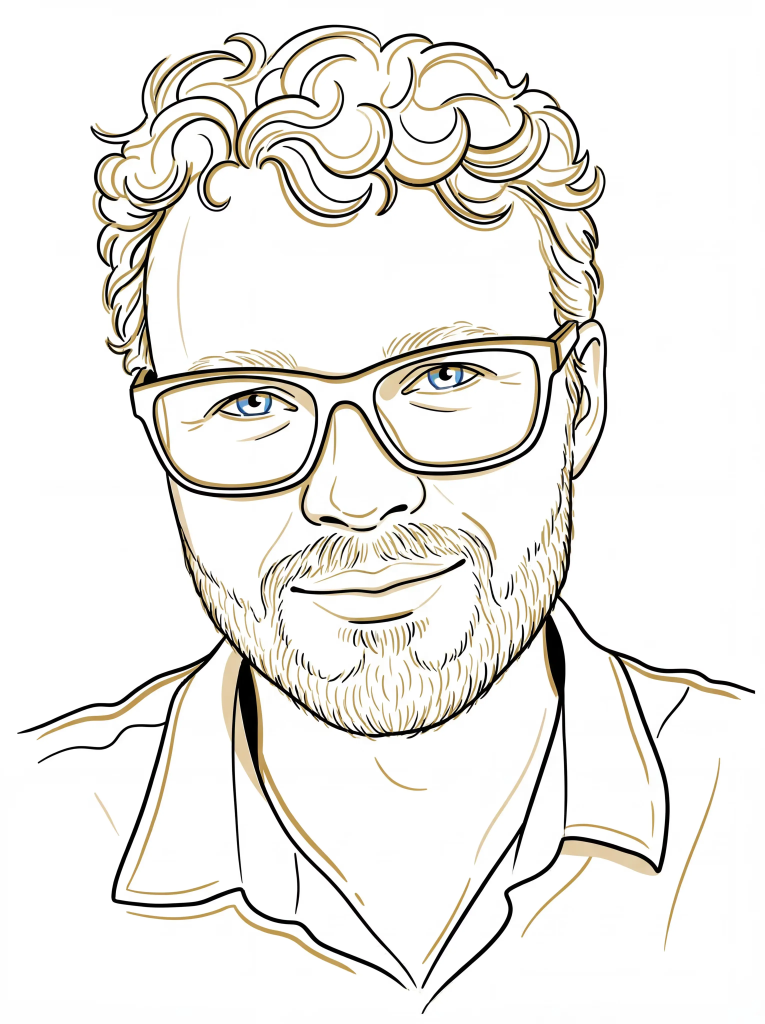
#> input picture src/assets/images/ben-swift.webp, 3058 x 4096 px (shown at 1/4 size)
$ python -i image-to-svg.py   (imports and definitions only)
#> lines starting #> are read from the running program, lines starting #| are printed output that depends on the picture
#> further down, picture is the input picture: shape (4096, 3058, 3); mean B, G, R 231.8, 235.5, 237.2
#!/usr/bin/env python3
# /// script
# requires-python = ">=3.12"
# dependencies = [
#     "opencv-python>=4.8",
#     "numpy",
# ]
# ///
"""Convert a reference image to a stylised SVG line drawing.

Requires: brew install potrace

Usage:
    uv run tools/image-to-svg.py photo.jpg -o drawing.svg
    uv run tools/image-to-svg.py photo.jpg -o drawing.svg --method canny
"""

import argparse
import re
import shutil
import subprocess
import sys
import tempfile
from pathlib import Path

import cv2
import numpy as np


def detect_edges_xdog(
    image: np.ndarray,
    sigma: float = 0.5,
    k: float = 1.6,
    tau: float = 0.99,
    epsilon: float = 0.0,
    phi: float = 200.0,
) -> np.ndarray:
    """eXtended Difference of Gaussians --- ink-drawing style edges."""
#> called with sigma = 0.5, k = 1.6, tau = 0.99, epsilon = 0, phi = 200
    gray = cv2.cvtColor(image, cv2.COLOR_BGR2GRAY).astype(np.float64) / 255.0
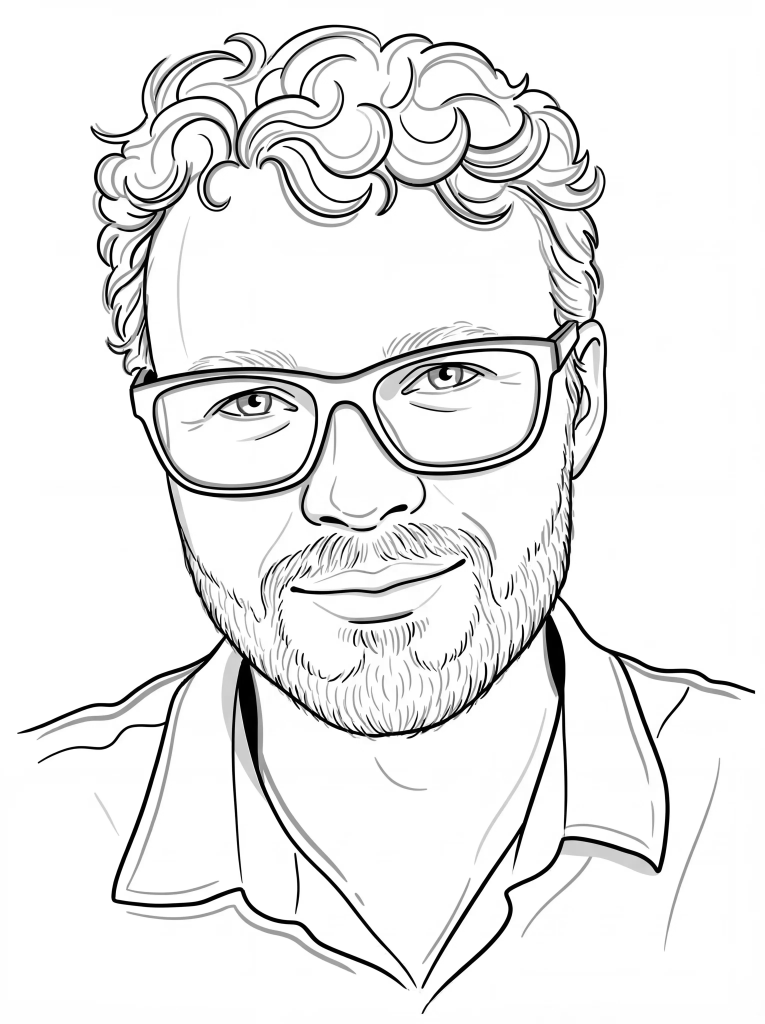
#> gray: shape (4096, 3058) float64 (shown at 1/4 size); min 0, max 1, mean 0.924
    g1 = cv2.GaussianBlur(gray, (0, 0), sigma)
    g2 = cv2.GaussianBlur(gray, (0, 0), sigma * k)
    dog = g1 - tau * g2
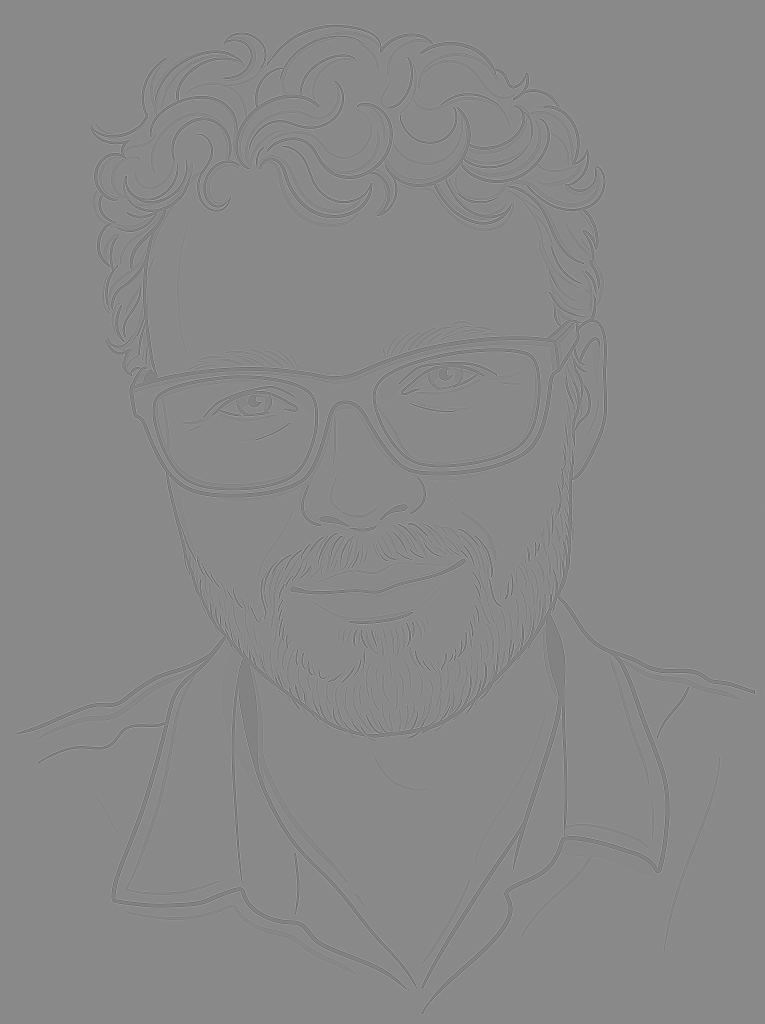
#> dog: shape (4096, 3058) float64 (shown at 1/4 size); min -0.179, max 0.171, mean 0.00924; drawn with min black and max white
    result = np.where(
        dog >= epsilon,
        1.0,
        1.0 + np.tanh(phi * (dog - epsilon)),
    )
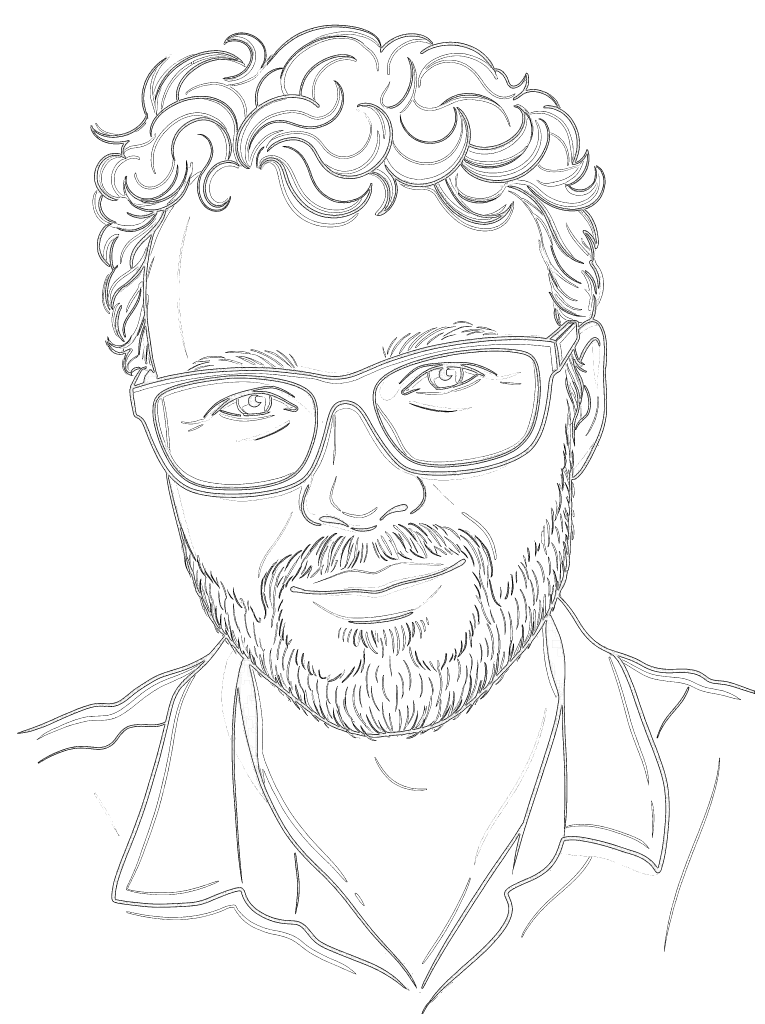
#> result: shape (4096, 3058) float64 (shown at 1/4 size); min 0, max 1, mean 0.961
    return ((1.0 - result) * 255).astype(np.uint8)
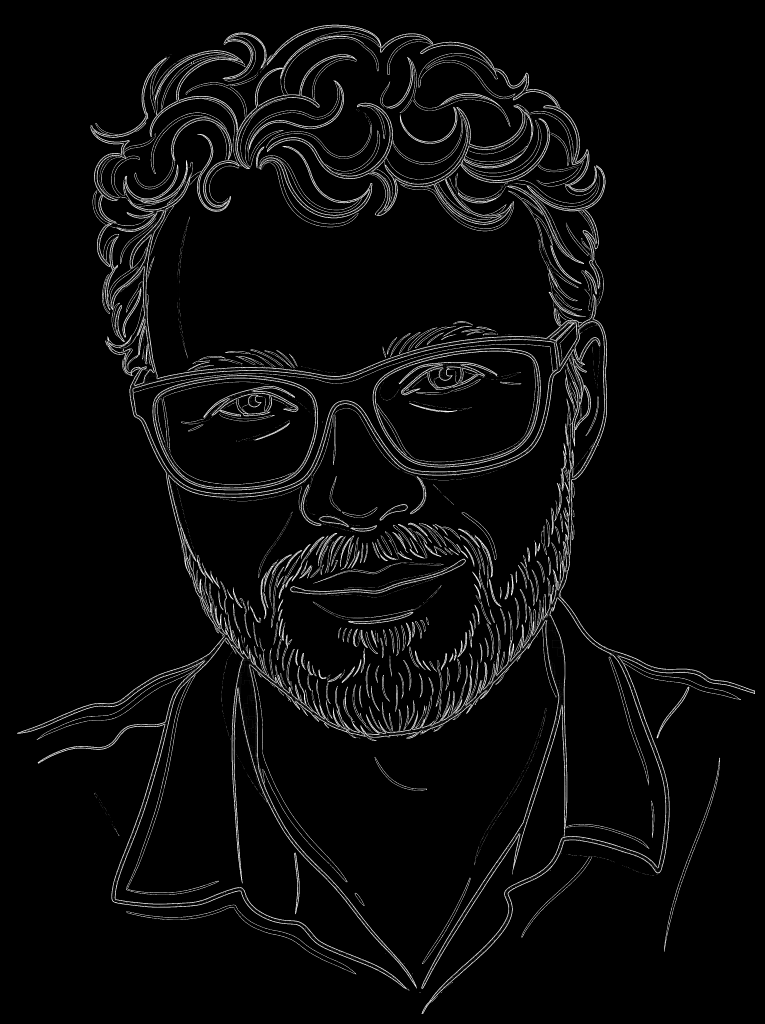
#> returned value: shape (4096, 3058) (shown at 1/4 size); min 0, max 255, mean 10


# [120 lines left out: functions detect_edges_canny, resize_if_needed, vectorise, index_paths, build_parser, main, not called in this run]


# [2 lines not run here, left out]

>>> import cv2
>>> picture = cv2.imread('../src/assets/images/ben-swift.webp')
>>> result = detect_edges_xdog(picture)
